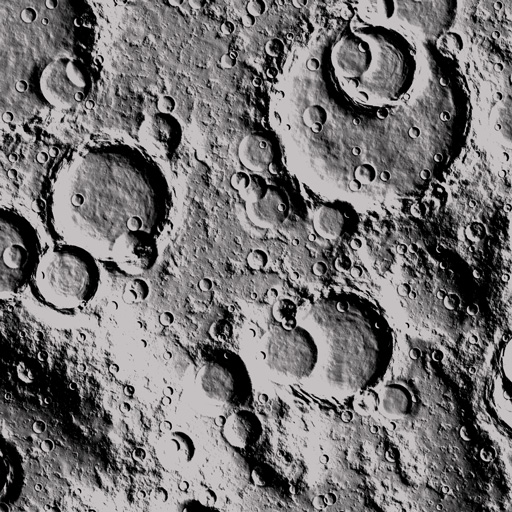
%> input picture hw2/img/MoonCraters.jpg, 512 x 512 px
$ octave --eval "result = detectCirclesMulti(imread('img/MoonCraters.jpg'));"   (GNU Octave 9; MATLAB toolbox functions it lacks are replaced by stand-ins)
%> lines starting %> are read from the running program, lines starting %| are printed output that depends on the picture; in (x1, y1, x2, y2) boxes, pixels count from 0 and x2, y2 are one past the last pixel; in counts of white or black regions, pixels touching at a corner belong together; the program's own positions count from 1
%% Detect Circles

function [ centers ] = detectCirclesMulti( im, varargin )
%%
%  Returns locations of circles in an image.
%  Parameters:
%
% * im - input image
%

%% Paramters Parsing
parser = inputParser;
parser.addRequired('im', @(x) ~isrow(x) && ~iscolumn(x) && ~isscalar(x));
parser.addParamValue('bw_thresh',[.1, .2, .4, .8], @(x) isrow(x) || iscolumn(x));
parser.addParamValue('quantization',0.25,@isscalar);
parser.addParamValue('hough_thresh',0.6,@isscalar);

parser.parse(im,varargin{:});

%% Convert image to grayscale.
im = rgb2gray(im);
[imSize1, imSize2] = size(im);
%> imSize1 = 512; imSize2 = 512
%% Create a smooth BW image of the edges:
% * Convert image to BW with a variying threshold.
% * Get edges using 'canny' method with high thresholds (since it's a BW image).
% * Accumulate edges.
edges = false(size(im));

for bwThresh = parser.Results.bw_thresh
    bwCurrent = im2bw(im, bwThresh);
    edgesCurrent = edge(bwCurrent, 'canny', [.8, .9]);
    edges = edges | edgesCurrent;
end
%> this loop made 4 passes
%> pass 1, in detectCirclesMulti, `bwCurrent = im2bw(im, bwThresh);`:
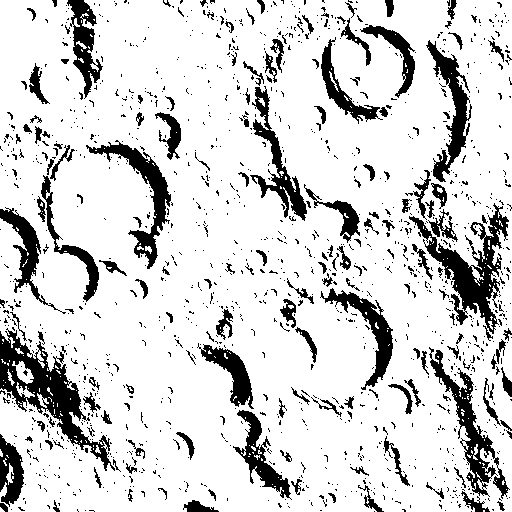
%> bwCurrent: size 512x512 logical; 83.2% white; 1343 black regions (1177 under 20 px), largest, box (x1, y1, x2, y2) and area: (0, 328, 115, 471) 4249, (409, 203, 509, 341) 3704, (429, 347, 510, 499) 2495
%> pass 1, in detectCirclesMulti, `edgesCurrent = edge(bwCurrent, 'canny', [.8, .9]);`:
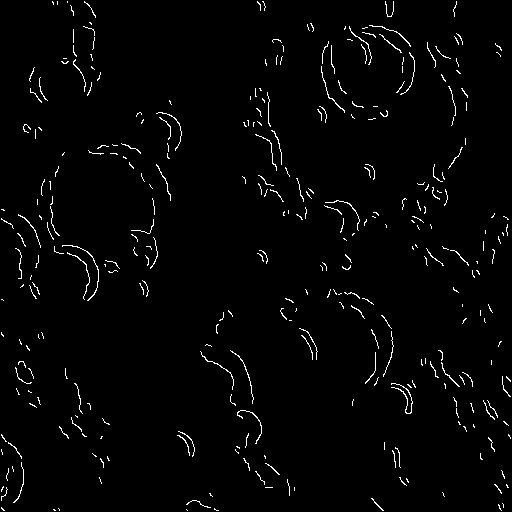
%> edgesCurrent: size 512x512 logical; 2% white in thin lines or dots
%> pass 2, in detectCirclesMulti, `bwCurrent = im2bw(im, bwThresh);`:
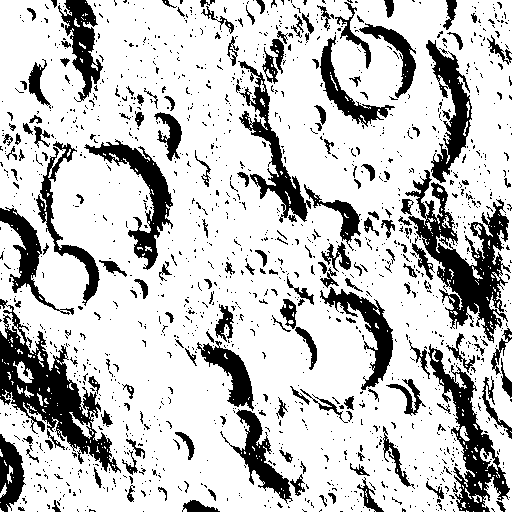
%> bwCurrent: size 512x512 logical; 77.5% white; 1517 black regions (1333 under 20 px), largest, box (x1, y1, x2, y2) and area: (0, 299, 121, 473) 6444, (405, 170, 511, 343) 6157, (428, 344, 510, 512) 3874
%> pass 2, in detectCirclesMulti, `edgesCurrent = edge(bwCurrent, 'canny', [.8, .9]);`:
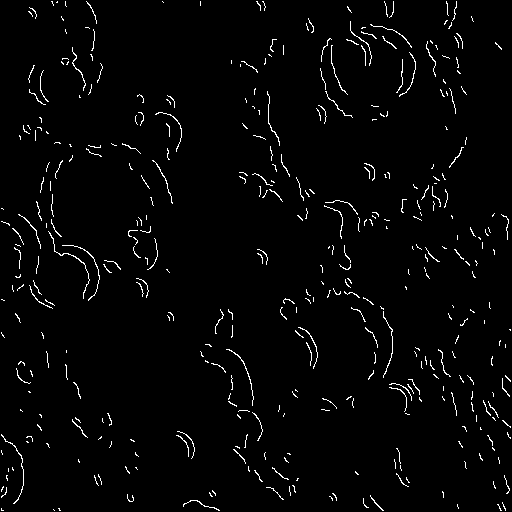
%> edgesCurrent: size 512x512 logical; 2.3% white in thin lines or dots
%> after the loop:
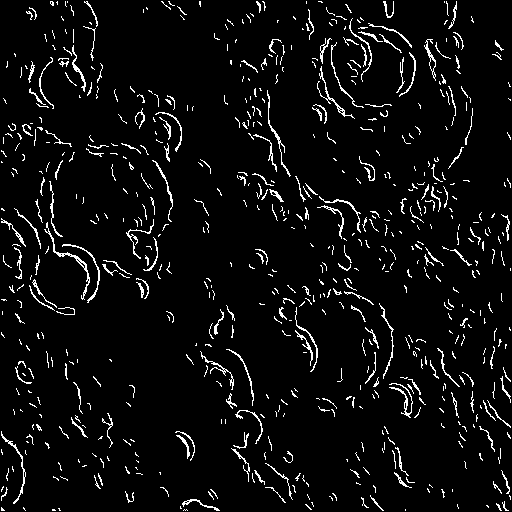
%> edges: size 512x512 logical; 5.2% white in thin lines or dots

%% Hough Transform
% * Every pixel in the image corresponds to a circle in the hough plane.
% Each pixel in a hough-plane circle is a 'vote' for that pixel as a
% circle-center in the original image.
% * The hough plane accumulates these votes into bins.
% * Bins with high values correspond to circle-centers in the image plane.

q = parser.Results.quantization; % Quantization factor


ticId = tic;

% radii to search for
radii = 3:0.25*min(size(im));
%> radii = 126 values from 3 to 128

%Initialize Hough Plane, which is madeup of bins that accumulate the 'votes'.
houghPlane = zeros(ceil(q * imSize1), ceil(q * imSize2), length(radii));
[houghSize1, houghSize2, houghSize3] = size(houghPlane);
%> houghSize1 = 128; houghSize2 = 128; houghSize3 = 126

%> (the run ends here)
